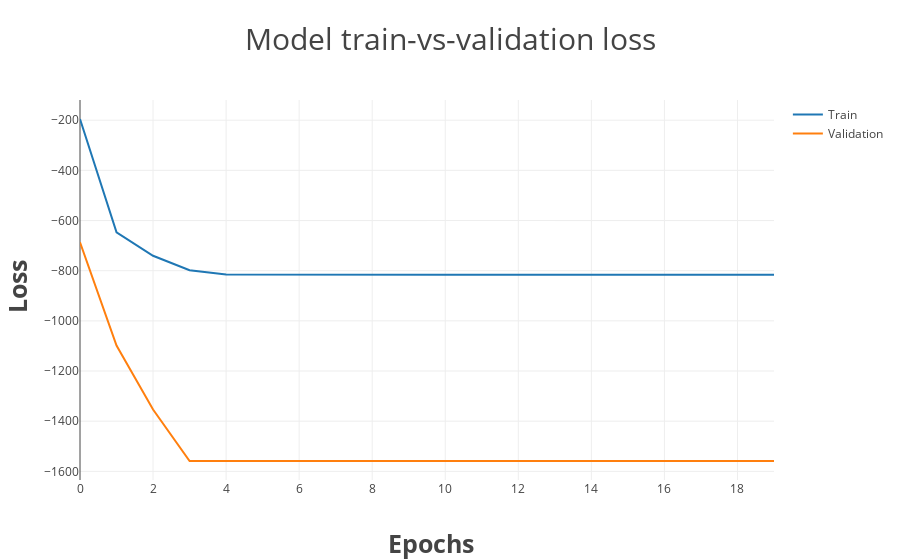

Notebook code for this chart:
### Code cell
# MODEL EVALUATION

pyo.init_notebook_mode(connected=True)
trace = []
for label, loss in zip(['Train', 'Validation'], ['loss', 'val_loss']):
    trace0 = {'type' : 'scatter', 
              'x'    : df_history.index.tolist(),
              'y'    : df_history[loss].tolist(),
              'name' : label,
              'mode' : 'lines'
              }
        
    trace.append(trace0)
data = Data(trace)
layout = {'title' : 'Model train-vs-validation loss', 'titlefont':{'size' : 30},
          'xaxis' : {'title':  '<b> Epochs', 'titlefont':{ 'size' : 25}},
          'yaxis' : {'title':  '<b> Loss', 'titlefont':{ 'size' : 25}},
          }
fig = Figure(data = data, layout = layout)
    
pyo.iplot(fig)

### Figure 1 — Plotly figure (JSON) as saved in the notebook; plotly's stock layout.template omitted (floating-point values rounded to 4 significant figures)
{"data": [{"mode": "lines", "name": "Train", "type": "scatter", "uid": "de08ccce-fe32-4752-8bf8-a2317a2667b7", "x": [0, 1, 2, 3, 4, 5, 6, 7, 8, 9, 10, 11, 12, 13, 14, 15, 16, 17, 18, 19], "y": [-195.2, -646.9, -740.5, -797.8, -815.4, -815.9, -815.9, -815.9, -815.9, -815.9, -815.9, -815.9, -815.9, -815.9, -815.9, -815.9, -815.9, -815.9, -815.9, -815.9]}, {"mode": "lines", "name": "Validation", "type": "scatter", "uid": "b2666f47-0eb4-4f7f-9e53-cf1266d21667", "x": [0, 1, 2, 3, 4, 5, 6, 7, 8, 9, 10, 11, 12, 13, 14, 15, 16, 17, 18, 19], "y": [-686.9, -1099.0, -1353.0, -1559.0, -1559.0, -1559.0, -1559.0, -1559.0, -1559.0, -1559.0, -1559.0, -1559.0, -1559.0, -1559.0, -1559.0, -1559.0, -1559.0, -1559.0, -1559.0, -1559.0]}], "layout": {"title": {"font": {"size": 30}, "text": "Model train-vs-validation loss"}, "xaxis": {"title": {"font": {"size": 25}, "text": "<b> Epochs"}}, "yaxis": {"title": {"font": {"size": 25}, "text": "<b> Loss"}}}}
